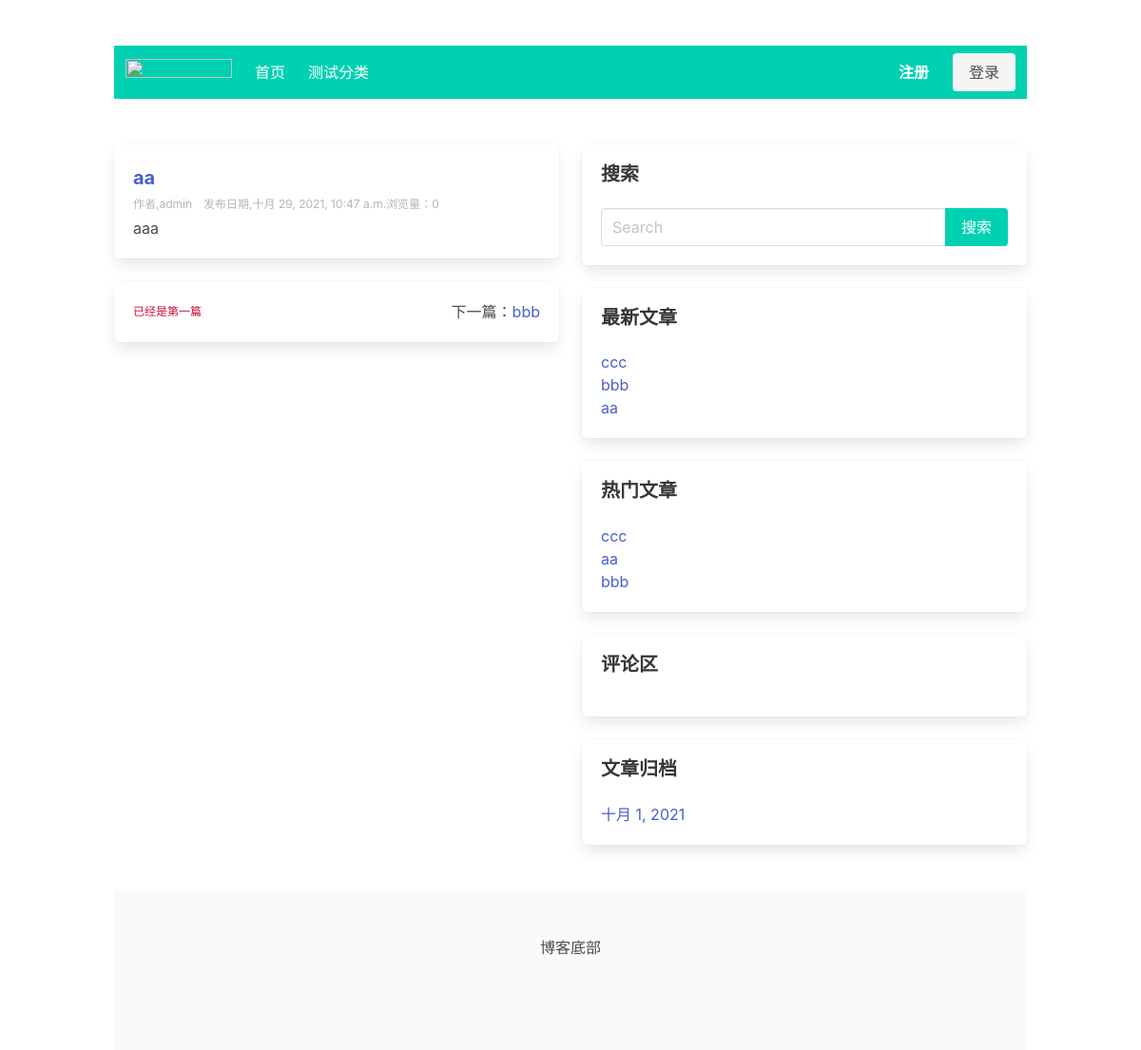
The app's page /post/1/ with its own data.
### blog/models.py (models this page shows, shortened)
class Category(models.Model):
    name = models.CharField(max_length=32, verbose_name="分类名称")
    desc = models.TextField(max_length=200, blank=True, default='', verbose_name="分类描述")
    add_date = models.DateTimeField(auto_now_add=True, verbose_name="添加时间")
    pub_date = models.DateTimeField(auto_now=True, verbose_name="修改时间")
    class Meta:
        verbose_name = "博客分类"
        verbose_name_plural = verbose_name

class Post(models.Model):
    title = models.CharField(max_length=61, verbose_name="文章标题")
    desc = models.TextField(max_length=200, blank=True, default='', verbose_name="文章描述")
    category = models.ForeignKey(Category, on_delete=models.CASCADE, verbose_name="分类")
    content = models.TextField(verbose_name="文章详情")
    tags = models.ForeignKey(Tag, blank=True, null=True, on_delete=models.CASCADE, verbose_name="文章标签")
    owner = models.ForeignKey(User, on_delete=models.CASCADE, verbose_name="作者")
    is_hot = models.BooleanField(default=False, verbose_name="是否热门")   # 手动热门推荐
    pv = models.IntegerField(default=0,verbose_name="浏览量")  # 浏览量
    add_date = models.DateTimeField(auto_now_add=True, verbose_name="添加时间")
    pub_date = models.DateTimeField(auto_now=True, verbose_name="修改时间")
    class Meta:
        verbose_name = "文章"
        verbose_name_plural = verbose_name

class SideBar(models.Model):
    STATUS = (
        (1, '隐藏'),
        (2, '展示')
    )
    DISPLAY_TYPE = (
        (1, '搜索'),
        (2, '最新文章'),
        (3, '最热文章'),
        (4, '最近评论'),
        (5, '文章归档'),
        (6, 'HTML')
    )
    title = models.CharField(max_length=50, verbose_name="标题")
    display_type = models.PositiveIntegerField(default=1, choices=DISPLAY_TYPE, verbose_name="展示类型")
    content = models.CharField(max_length=500, blank=True, default='', verbose_name="内容",help_text="如果设置的不是HTML类型，可为空")
    sort = models.PositiveIntegerField(default=1,  verbose_name="排序", help_text='序号越大越靠前')
    status = models.PositiveIntegerField(default=2, choices=STATUS, verbose_name="状态")
    add_date = models.DateTimeField(auto_now_add=True, verbose_name="创建时间")
    class Meta:
        verbose_name = "侧边栏"
        verbose_name_plural = verbose_name
        ordering = ['-sort']
    @classmethod    # 类方法装饰器，这个就变成了这个类的一个方法可以调用
    def get_sidebar(cls):
        return cls.objects.filter(status=2)   # 查询到所有允许展示的模块
    @property    # 成为一个类属性，调用的时候不需要后边的（）,是只读的，用户没办法修改
    def get_content(self):
        if self.display_type == 1:
            context = {
            }
            return render_to_string('blog/sidebar/search.html', context=context)
        elif self.display_type == 2:
            context = {
            }
            return render_to_string('blog/sidebar/new_post.html', context=context)
        elif self.display_type == 3:
            context = {
            }
            return render_to_string('blog/sidebar/hot_post.html', context=context)
        elif self.display_type == 4:
            context = {
            }
            return render_to_string('blog/sidebar/commment.html', context=context)
        elif self.display_type == 5:   # 自定义侧边栏
            context = {
            }
            return render_to_string('blog/sidebar/archives.html', context=context)
        elif self.display_type == 6:   # 文章归档
            return self.content   # 在侧边栏直接使用这里的html，模板中必须使用safe过滤器去渲染HTML

### blog/views.py (the view)
# urls.py: path('post/<int:post_id>/', views.post_detail, name='post_detail'),
def post_detail(request, post_id):
    post = get_object_or_404(Post, id=post_id)
    date_prev_post = Post.objects.filter(add_date__lt=post.add_date).last()  # 上一篇
    date_next_post = Post.objects.filter(add_date__gt=post.add_date).first() # 下一篇
    Post.objects.filter(id=post_id).update(pv= F('pv') + 1)#实现浏览量增加 但功能有漏洞
    context = {'post': post,'date_prev_post':date_prev_post,'date_next_post':date_next_post}
    return render(request, 'blog/detail.html', context)

### blog/templatetags/category.py (called while the page is built)
@register.simple_tag
def get_category_list():
    return Category.objects.all()

@register.simple_tag
def get_sidebar_list():
    return SideBar.get_sidebar()

@register.simple_tag
def get_new_post():
    return Post.objects.order_by('-pub_date')[:8]

@register.simple_tag
def get_hot_pv_post():
    return Post.objects.order_by('-pv')[:8]

@register.simple_tag
def get_archives():
    return Post.objects.dates('add_date', 'month', order='DESC')[:8]

### blog/templates/blog/detail.html
{% extends 'blog/base.html' %}
{% block section %}
<div class="box">
    <h1 class="is-size-5 has-text-weight-bold">
        <a>{{ post.title }}</a>
      </h1>
    <div class="is-size-7 has-text-grey-light pt-1 pb-1">
        <span class="mr-3">作者,{{post.owner}}</span><span>发布日期,{{ post.add_date }}</span><span>浏览量：{{ post.pv }}</span>
      </div>
      <div class="content">
          {{ post.content|safe }}
      </div>
</div>
<div class="box">
  <div class="level">
      <div class="level-left">
          {% if date_prev_post %}
          <span>上一篇：</span><a href="{% url 'blog:post_detail' date_prev_post.id %}" class="level-item">{{ date_prev_post.title }}</a>
          {% else %}
          <span class=" has-text-danger-dark is-size-7">已经是第一篇</span>
          {% endif %}
      </div>
      <div class="level-right">
          {% if date_next_post %}
          <span>下一篇：</span><a href="{% url 'blog:post_detail' date_next_post.id %}" class="level-item">{{ date_next_post.title }}</a>
          {% else %}
          <span class=" has-text-danger-dark is-size-7">已经是最后一篇</span>
          {% endif %}
      </div>
  </div>
</div>
{% endblock section %}

### blog/templates/blog/base.html (shortened to what this page needs)
<!DOCTYPE html>
{% load static category %}
<html lang="en">
<head>
  <link rel="stylesheet" href="https://cdn.jsdelivr.net/npm/bulma@0.9.3/css/bulma.min.css">
</head>
<body>
  <div class="pt-6">
    <nav class="navbar is-primary container" role="navigation" aria-label="main navigation">
      <div class="navbar-brand">
        <a class="navbar-item" href="https://bulma.io">
          <img src="https://bulma.io/images/bulma-logo.png" width="112" height="28">
        </a>
      </div>
      <div id="navbarBasicExample" class="navbar-menu">
        <div class="navbar-start">
          {% block navbar-start %}
          <a class="navbar-item" href="/">
            首页
          </a>
          {% get_category_list as category_list %}
          {% for category in category_list %}
          <a class="navbar-item" href="{% url 'blog:category_list' category.id %}">
            {{ category.name }}
          </a>
          {% endfor %}
          {% endblock %}
        </div>
        <div class="navbar-end">
          {% block navbar-end %}
          <div class="navbar-item">
            {% if user.is_authenticated %}
            <div class="buttons">
              <a class="button is-primary" href="{% url 'users:user_profile' %}" target="_blank">
                <strong> {{ request.user.username }}的个人中心</strong>
              </a>
              <a href="http://127.0.0.1:8000/admin/blog/post" class="button is-primary">进入后台编写文章</a>
              <a href="{% url 'users:logout' %}" class="button is-primary">退出登录</a>
            </div>
            {% else %}
            <div class="buttons">
              <a class="button is-primary" href="{% url 'users:register' %}" target="_blank">
                <strong>注册</strong>
              </a>
              <a class="button is-light" href="{% url 'users:login' %}" target="_blank">登录</a>
            </div>
            {% endif %}
          </div>
          {% endblock %}
        </div>
      </div>
    </nav>
  </div>
  <section class="section">
    <div class="container">
      <div class="columns">
        <div class="column" is-8>
          {% block section %}{% endblock %}
        </div>
        <div class="column" is-4>
          {% block right %}
          {% get_sidebar_list as sidebar_list %}
          {% for sidebar in sidebar_list %}
          <div class="box">
            <h1 class=" is is-size-5 title">{{ sidebar.title }}</h1>
            <p>{{ sidebar.get_content|safe }}</p>
          </div>
          {% endfor %}
          {% endblock %}
        </div>
      </div>
    </div>
  </section>
  {% block footer %}
  <footer class="footer container">
    <div class="container has-text-centered">
      博客底部
    </div>
  </footer>
  {% endblock %}
</body>
</html>

### blog/templates/blog/sidebar/search.html (shortened to what this page needs)
<form action="{% url 'blog:search' %}" method="get">
    <div class="field has-addons">
        <div class="control is-expanded">
            <input type="search" class="input" name="keyword" placeholder="Search" value="{{ keyword }}">
        </div>
        <div class="control">
          <input  class="button is-primary" type="submit" value="搜索">
        </div>
      </div>
</form>

### blog/templates/blog/sidebar/new_post.html
{% load category %}
{% get_new_post as post_list %}
{% for post in post_list %}
    <ul>
        <li><a href="{% url 'blog:post_detail' post.id %}">{{ post.title }}</a></li>
    </ul>
{% endfor %}

### blog/templates/blog/sidebar/hot_post.html
{% load category %}
{% get_hot_pv_post as post_list %}
{% for post in post_list %}
    <ul>
        <li><a href="{% url 'blog:post_detail' post.id %}">{{ post.title }}</a></li>
    </ul>
{% endfor %}

### blog/templates/blog/sidebar/archives.html
{% load category %}
{% get_archives as archives_list %}
{% for archive in archives_list %}
<ul>
    <li><a href="{% url 'blog:archives' archive.year archive.month %}">{{ archive }}</a> </li>
</ul>
{% endfor %}

### records on screen
Category: name "测试分类"
Post: title "aa", owner "admin", add_date "十月 29, 2021, 10:47 a.m.", pv "0", content "aaa"
Post: title "bbb"
SideBar: title "搜索"
SideBar: title "最新文章"
Post: title "ccc"
SideBar: title "热门文章"
SideBar: title "评论区"
SideBar: title "文章归档", archives_list "十月 1, 2021"
